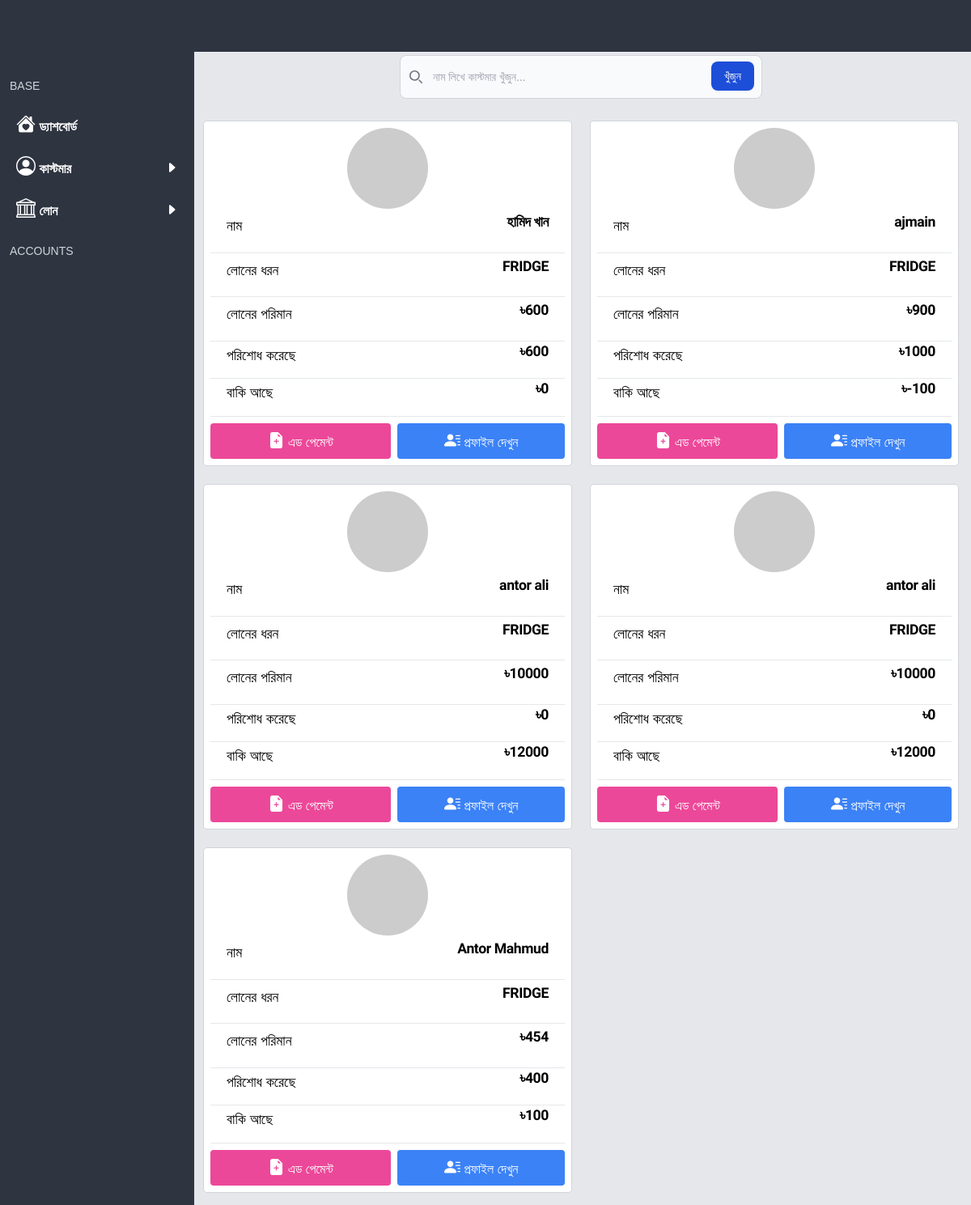
Page /see-customer (signed in) on the committed database.
### base/models.py (models this page shows, shortened)
class Base(models.Model):
    created_at = models.DateTimeField(default=timezone.now, editable=False)
    updated_at = models.DateTimeField(auto_now=True)
    class Meta:
        abstract = True

class Customer(Base):
    name = models.CharField(max_length=100)
    address = models.CharField(max_length=100)
    mobile = models.CharField(max_length=100)
    loans = models.ForeignKey(Loan, on_delete=models.CASCADE, related_name='user_loan')
    total_loan_amount = models.IntegerField(default=0)
    already_paid = models.IntegerField(default=0)
    have_to_paid = models.IntegerField(default=0)
    dp = models.FileField(upload_to='dp', null=True, blank=True)
    notes = models.TextField(null=True, blank=True)
    mission_complete = models.BooleanField(default=False)
    profit = models.IntegerField(default=0)
    have_to_pay = models.IntegerField(default=0)

class Loan(Base):
    name = models.CharField(max_length=100)
    price = models.IntegerField(default=0)

### base/views.py (the view)
# urls.py: path('see-customer', show_customer),
@onlyuser
def show_customer(request):
    customers = Customer.objects.all()
    if request.GET.get('q'):
        customers = customers.filter(name__icontains=request.GET.get('q'))
    context = {'customer' : customers}
    return render(request, 'seecustomer.html', context)

### templates/seecustomer.html (shortened to what this page needs)
{% extends 'base.html' %}
{% block body %}
<form class="mb-5 max-w-md mx-auto" method="GET" action="/see-customer">
  <div class="relative">
      <div class="absolute inset-y-0 start-0 flex items-center ps-3 pointer-events-none">
      </div>
      <input name="q" type="search" id="default-search" class="block w-full p-4 ps-10 text-sm text-gray-900 border border-gray-300 rounded-lg bg-gray-50 focus:ring-blue-500 focus:border-blue-500" placeholder="নাম লিখে কাস্টমার খুঁজুন..." required />
      <button type="submit" class="text-white absolute end-2.5 bottom-2.5 bg-blue-700 hover:bg-blue-800 focus:ring-4 focus:outline-none focus:ring-blue-300 font-medium rounded-lg text-sm px-4 py-2">খুঁজুন</button>
  </div>
</form>
<div class="grid grid-cols-1 md:grid-cols-2 gap-2">
   {% for c in customer %}
   <div class="z-0 relative m-2 p-2 rounded bg-white flex flex-col justify-center ring ring-1 ring-gray-300">
     <div class="flex items-center justify-center">
       <img class="rounded-full w-[100px]" src="https://api.dicebear.com/9.x/identicon/svg?seed={{c.name}}" />
     </div>
     <div class="info flex items-start justify-between mx-5 my-2">
       <p class="mute">নাম</p>
       <p class="mute gab">{{c.name}}</p>
     </div>
     <hr>
     <div class="info flex items-start justify-between mx-5 my-2">
       <p class="mute">লোনের ধরন</p>
       <p class="mute gab">{{c.loans.name}}</p>
     </div>
     <hr>
     <div class="info flex items-start justify-between mx-5 my-2">
       <p class="mute">লোনের পরিমান</p>
       <p class="mute gab">৳{{c.total_loan_amount}}</p>
     </div>
     <hr>
     <div class="info flex items-start justify-between mx-5 my-1">
       <p class="mute">পরিশোধ করেছে</p>
       <p class="mute gab">৳{{c.already_paid}}</p>
     </div>
     <hr>
     <div class="info flex items-start justify-between mx-5 my-1">
       <p class="mute">বাকি আছে</p>
       <p class="mute gab">৳{{c.have_to_paid}}</p>
     </div>
     <hr>
<div class="gap-2 mt-2 flex items-center justify-between">
<button data-modal-id="modal-{{c.id}}" class="openModalBtn w-full text-white py-2 px-4 rounded bg-pink-500">
       <i class="text-xl bi bi-file-earmark-plus-fill"></i> এড পেমেন্ট
     </button>
<a class="w-full"  href="/profile/{{c.id}}">
<button class=" text-white py-2 px-4 rounded bg-blue-500 w-full">
       <i class="text-xl bi bi-person-lines-fill my-auto"></i> প্রফাইল দেখুন
     </button>
</a>
</div>
   </div>
   {% endfor %}
{% endblock %}

### templates/base.html (style rules this page uses)
body { font-family: 'SolaimanLipi', Arial, sans-serif !important; }
h1, ul, li, p,.mute, form { font-family: 'SolaimanLipi', sans-serif !important; font-weight: 400 ; font-style: normal; }
.gab { font-family: "Gabarito", sans-serif !important; font-weight: 600 !important; letter-spacing: -0.4px !important; margin-bottom: 20px; line-height: 1 !important; }
p { font-family: "Gabarito", sans-serif !important; font-size: 1.1em !important; }

### rows in the picture
Customer: name "হামিদ খান", loans.name "FRIDGE", total_loan_amount "600", already_paid "600", have_to_paid "0"
Customer: name "ajmain", loans.name "FRIDGE", total_loan_amount "900", already_paid "1000", have_to_paid "-100"
Customer: name "antor ali", loans.name "FRIDGE", total_loan_amount "10000", already_paid "0", have_to_paid "12000"
Customer: name "antor ali", loans.name "FRIDGE", total_loan_amount "10000", already_paid "0", have_to_paid "12000"
Customer: name "Antor Mahmud", loans.name "FRIDGE", total_loan_amount "454", already_paid "400", have_to_paid "100"
